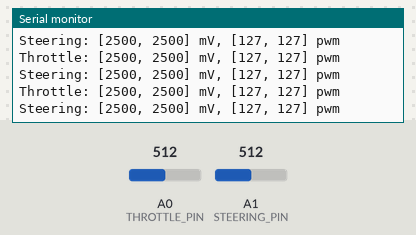
This sketch was run on a simulated Arduino Uno, built with avr-gcc and run on an emulated ATmega328P. On the bench: the last lines printed to the serial monitor. The inputs (shaded band) are chosen by the test bench; at power-on: A0 (THROTTLE_PIN) = 512, A1 (STEERING_PIN) = 512.

Above: at 1.2 s.
1.3 s: A0 (THROTTLE_PIN) set to 716
At 2.1 s:
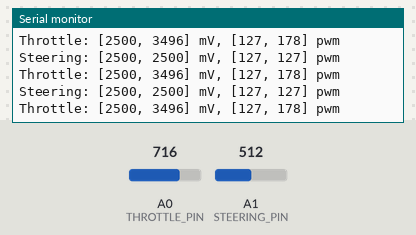
2.8 s: A1 (STEERING_PIN) set to 716
At 3.4 s:
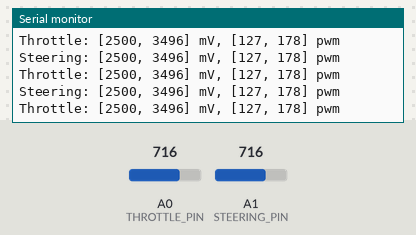
4.3 s: A0 (THROTTLE_PIN) set to 900
At 5.1 s:
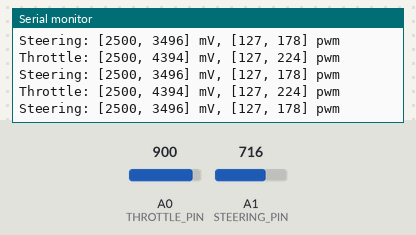
5.8 s: A1 (STEERING_PIN) set to 900
At 6.8 s:
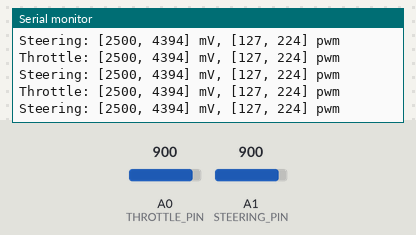
Timing chart, 0 to 8.3 s (numbered marks = the images above; inputs shaded):
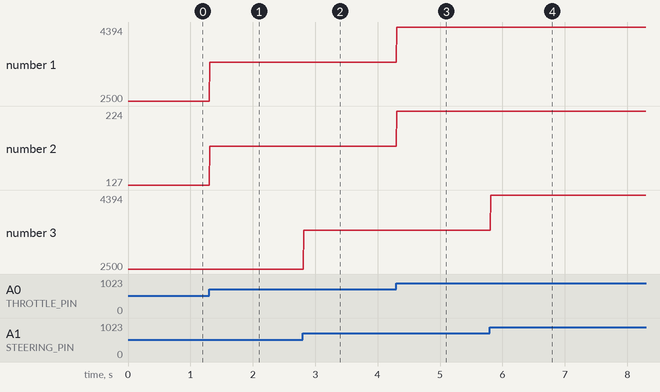

The sketch:

measure_endpoints.ino
```cpp
// (licence header left out)
const byte THROTTLE_PIN = A0;
const byte STEERING_PIN = A1;

const unsigned int MAX_ANALOG = pow(2, 10) - 1;
const byte MAX_PWM = pow(2, 8) - 1;
const float MAX_VOLTS = 5.0;
const float QUANTIZATION_INTERVAL = MAX_VOLTS / pow(2,10);

unsigned int throttle_min = MAX_ANALOG;
unsigned int throttle_max = 0;

unsigned int steering_min = MAX_ANALOG;
unsigned int steering_max = 0;

char data[128];

void setup()
{
  Serial.begin(115200);
  pinMode(THROTTLE_PIN, INPUT); // analog
  pinMode(STEERING_PIN, INPUT); // analog

}

const float analog_to_volts(const unsigned int analog)
{
  return analog * QUANTIZATION_INTERVAL;
}

const byte volts_to_pwm(const float volts)
{
  return (byte)(volts / MAX_VOLTS * MAX_PWM);
}

void loop()
{
  // measure current values
  unsigned int throttle= analogRead(THROTTLE_PIN);
  unsigned int steering = analogRead(STEERING_PIN);

  // update max and mins
  if(throttle > throttle_max)
    throttle_max = throttle;
  if(throttle < throttle_min)
    throttle_min = throttle;

  if(steering > steering_max)
    steering_max = steering;
  if(steering < steering_min)
    steering_min = steering;

  // output results
  sprintf(data, "Throttle: [%.3d, %.3d] mV, [%d, %d] pwm\n"
                "Steering: [%.3d, %.3d] mV, [%d, %d] pwm",
                 (int)(1000*analog_to_volts(throttle_min)), (int)(1000*analog_to_volts(throttle_max)),
                 volts_to_pwm(analog_to_volts(throttle_min)), volts_to_pwm(analog_to_volts(throttle_max)),
                 (int)(1000*analog_to_volts(steering_min)), (int)(1000*analog_to_volts(steering_max)),
                 volts_to_pwm(analog_to_volts(steering_min)), volts_to_pwm(analog_to_volts(steering_max)));

  Serial.println(data);
}
```

Measured:
- after the input at 1.3 s, the serial monitor: prints a new line at once (image 1)
- after the input at 2.8 s, the serial monitor: prints a new line at once (image 2)
- after the input at 4.3 s, the serial monitor: prints a new line at once (image 3)
- after the input at 5.8 s, the serial monitor: prints a new line at once (image 4)
- plotted number 1: 2500 → 3496 after the input at 1.3 s, 3496 → 4394 after the input at 4.3 s
- plotted number 2: 127 → 178 after the input at 1.3 s, 178 → 224 after the input at 4.3 s
